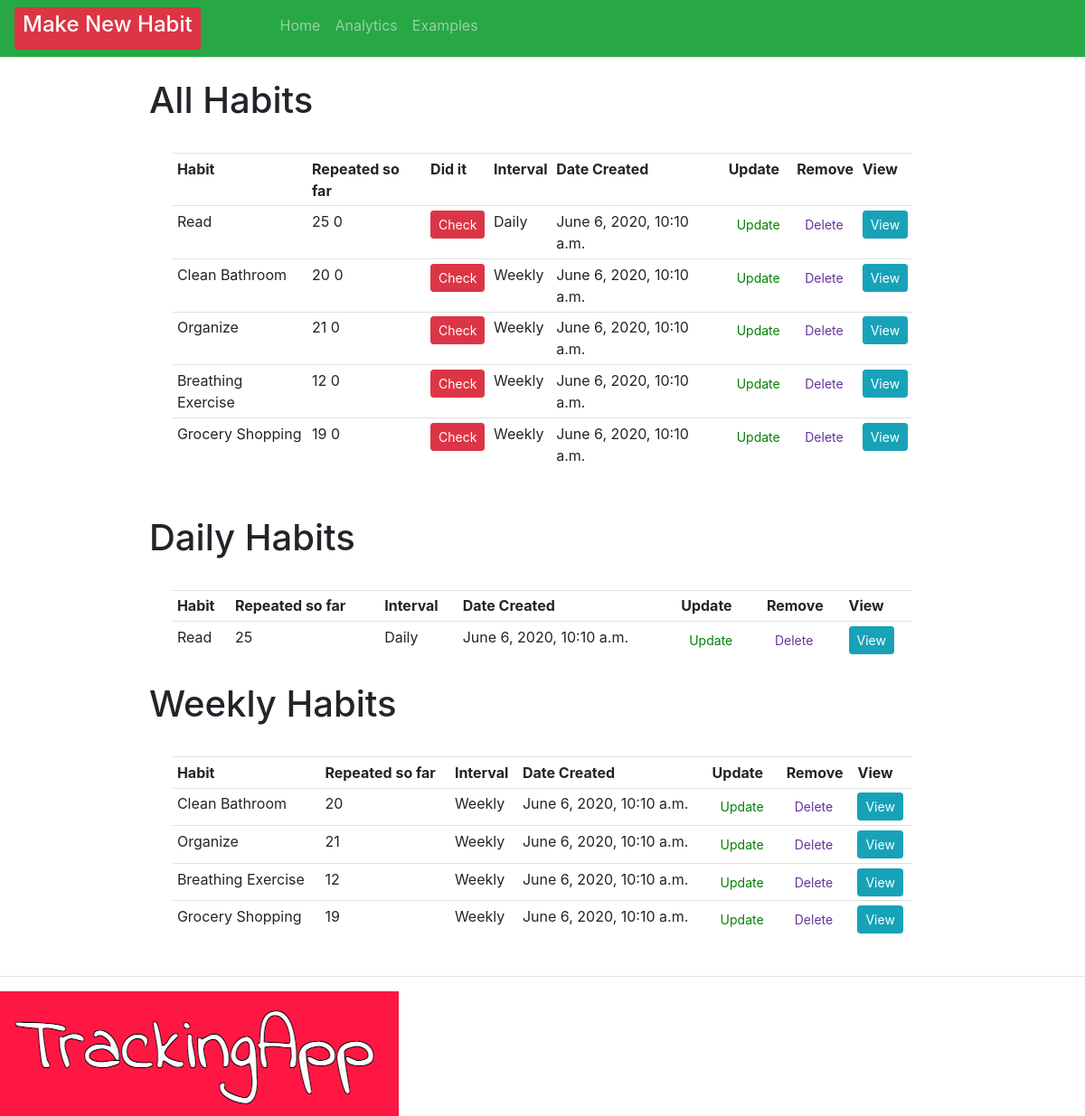
Before: / with the older database file.
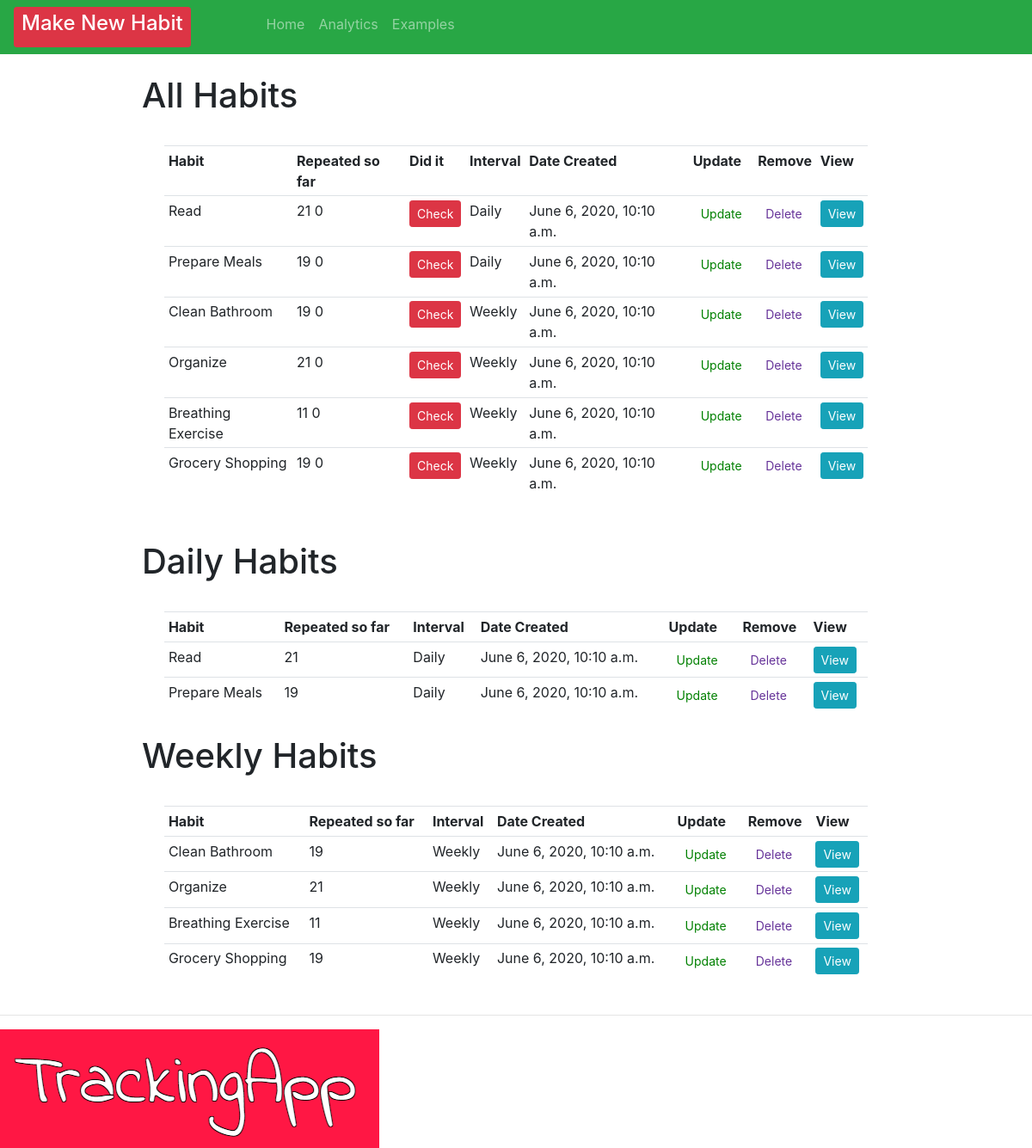
After: the same page with the newer database file.
### crm/models.py (models this page shows, shortened)
class Order(models.Model):
    INTERVAL = (
            ('Daily', 'Daily'),
            ('Weekly', 'Weekly' ),
                      )
    habit = models.CharField(max_length=200, null=True, blank=True)
    interval = models.CharField(max_length=400, null=True, choices=INTERVAL)
    checked = models.IntegerField(blank=True, default=0, null=True)
    streak = models.IntegerField(blank=True, default=0, null=True)
    created = models.DateTimeField(auto_now=True, auto_now_add=False, editable=False, null=True, blank=True)
    checkedList = models.ManyToManyField(Repeats)
    timeStamp = models.DateTimeField(auto_now=True, blank=True)
    date_created = models.DateTimeField(auto_now_add=True, null=True, editable=False, blank=True)
    test = models.CharField(max_length=200, null=True, blank=True)

### crm/views.py (the view)
# urls.py: path('', views.home, name="home" ),
def home(request):
    orders = Order.objects.all()
    total_orders = orders.count()
    dailyFilter = Order.objects.filter(interval="Daily")
    weeklyFilter = Order.objects.filter(interval="Weekly")
    context = {'orders': orders, 'total_orders': total_orders, 'dailyFilter': dailyFilter, 'weeklyFilter':weeklyFilter}
    return render(request, 'habit/dashboard.html', context)

### crm/templates/habit/dashboard.html (shortened to what this page needs)
{% extends 'habit/main.html' %}
{% block content %}
<br>
<div class="row" style="padding-left: 15%; padding-right: 15%;">
    <table style="margin: 3%" class="table table-sm">
        <h1> All Habits {{checked}} </h1>
        <tr>
            <th>Habit</th>
            <th>Repeated so far</th>
            <th>Did it</th>
            <th>Interval</th>
            <th>Date Created</th>
            <th>Update</th>
            <th>Remove</th>
            <th>View</th>
        </tr>
        {% for order in orders %}
        <tr>
            <td>
                       {{ order.habit }}
            </td>
            <td>
                {{order.checkedList.count}}
                {{order.streak}}
            </td>
            <td>
                <form action="{% url 'check_habit' order.id %}" method="POST">
                    <button type="submit" , name="post_id" , value="{{order.id}}" ,
                        class="btn btn-sm btn-danger">Check</button>
                </form>
            </td>
            <td>{{order.interval}}</td>
            <td>{{order.date_created}}</td>
            <td><a class="btn btn-sm" style="color: green;" href="{% url 'update_habit' order.id %}">Update</a></td>
            <td><a class="btn btn-sm" style="color: rebeccapurple;" href="{% url 'delete' order.id %}">Delete</a></td>
            <td><a class="btn btn-sm btn-info" href="{% url 'habit' order.id %}">View</a></td>
        </tr>
        {% endfor %}
    </table>
</div>
<br>
<div class="row" style="padding-left: 15%; padding-right: 15%;">
    <table style="margin: 3%" class="table table-sm">
        <h1> Daily Habits </h1>
        <tr>
            <th>Habit</th>
            <th>Repeated so far</th>
            <th>Interval</th>
            <th>Date Created</th>
            <th>Update</th>
            <th>Remove</th>
            <th>View</th>
        </tr>
        {% for day in dailyFilter %}
       <td>
            {{ day.habit }}
        </td>
        <td>
            {{day.checkedList.count}}
        </td>
        <td>{{day.interval}}</td>
        <td>{{day.date_created}}</td>
        <td><a class="btn btn-sm" style="color: green;" href="{% url 'update_habit' day.id %}">Update</a></td>
        <td><a class="btn btn-sm" style="color: rebeccapurple;" href="{% url 'delete' day.id %}">Delete</a></td>
        <td><a class="btn btn-sm btn-info" href="{% url 'habit' day.id %}">View</a></td>
        {% endfor %}
    </table>
</div>
<div class="row" style="padding-left: 15%; padding-right: 15%;">
    <table style="margin: 3%" class="table table-sm">
        <tr>
            <th>Habit</th>
            <th>Repeated so far</th>
            <th>Interval</th>
            <th>Date Created</th>
            <th>Update</th>
            <th>Remove</th>
            <th>View</th>
        </tr>
        <h1> Weekly Habits </h1>
        {% for week in weeklyFilter %}
        <tr>
             <td>
                {{ week.habit }}
            </td>
            <td>
                {{week.checkedList.count}}
            </td>
                      <td>{{week.interval}}</td>
            <td>{{week.date_created}}</td>
            <td><a class="btn btn-sm" style="color: green;" href="{% url 'update_habit' week.id %}">Update</a>
            </td>
            <td><a class="btn btn-sm" style="color: rebeccapurple;" href="{% url 'delete' week.id %}">Delete</a>
            </td>
            <td><a class="btn btn-sm btn-info" href="{% url 'habit' week.id %}">View</a></td>
        </tr>
        {% endfor %}
    </table>
</div>
{% endblock %}

### crm/templates/habit/main.html (shortened to what this page needs)
<!DOCTYPE html>
<html>
<head>
    <link rel="stylesheet" href="https://stackpath.bootstrapcdn.com/bootstrap/4.3.1/css/bootstrap.min.css"
>
</head>
<body>
    {% include 'habit/navbar.html' %}
    {% block content  %}
    {% endblock  %}
    {%load static%}
    <hr>
    <img src="{% static 'images/logo.png' %}">
</body>
</html>

### crm/templates/habit/navbar.html (shortened to what this page needs)
{%load static%}
<nav class="navbar navbar-expand-lg navbar-dark bg-success" >
    <div class="collapse navbar-collapse" id="navbarNav">
      <ul class="navbar-nav">
        <li>
          <div class="nav-item" style="margin-right:80px">
            <a class="btn btn-sm btn-block btn-danger" href="{% url 'create_habit' %}"><h4>Make New Habit</h4></a>
        </div>
        <li class="nav-item" >
          <a class="nav-link"  style="justify-content: flex-end;"  href="{% url 'home' %}">Home <span class="sr-only">(current)</span></a>
        </li>
        <li class="nav-item">
          <a class="nav-link" href="{% url 'analytics' %}">Analytics</a>
        </li>
        <li class="nav-item">
          <a class="nav-link" href="{% url 'examples' %}">Examples</a>
        </li>
                </li>
      </ul>
    </div>
  </nav>

Changed rows visible on the page:
changed Order "Read": checkedList.count "25" → "21"
added Order: habit "Prepare Meals", checkedList.count "19", streak "0", interval "Daily", date_created "June 6, 2020, 10:10 a.m."
changed Order "Clean Bathroom": checkedList.count "20" → "19"
changed Order "Breathing Exercise": checkedList.count "12" → "11"
